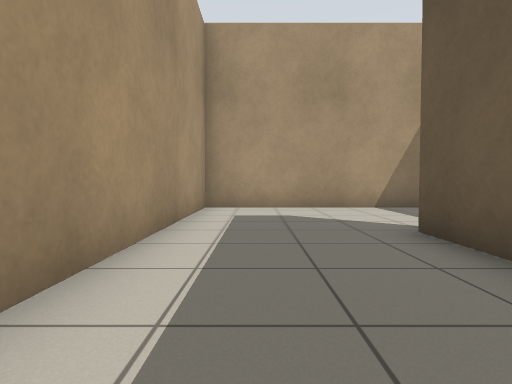
[1] (above)

24 first-person views from a walk through a world built for the Player/Stage simulator. The camera is 0.72 m above the floor, tilts 2° down and sees 80° across. Floor lines are 1 m apart. The floor is counted in squares, 1 m on a side. Each view is taken from the middle of a square. On the plan, view 1 faces up. The plan holds only what a view shows up to about 10 squares ahead; the rest is blank. The robots in the file are not drawn.

[2]
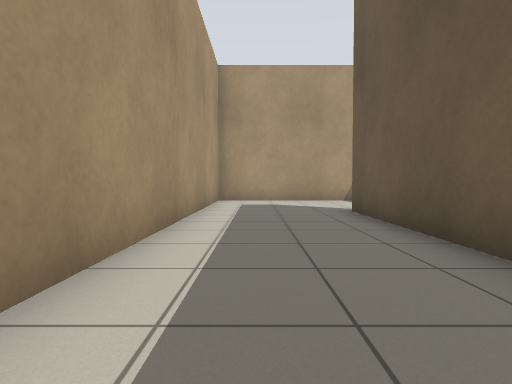

[3]
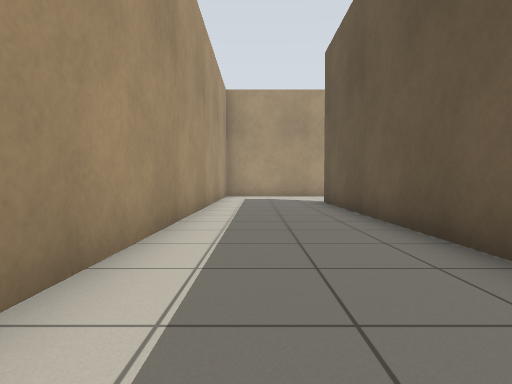

[4]
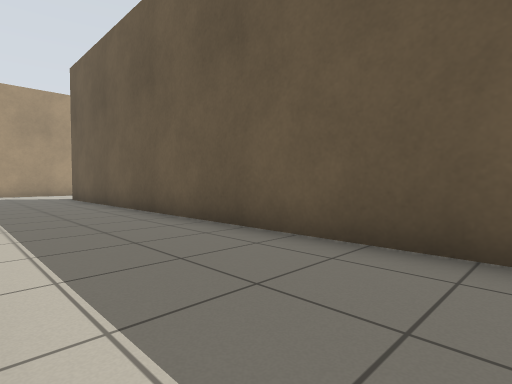

[5]
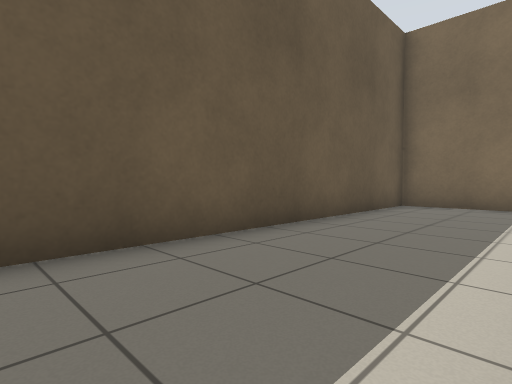

[6]
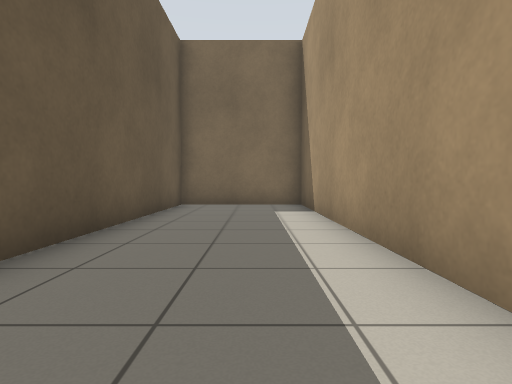

[7]
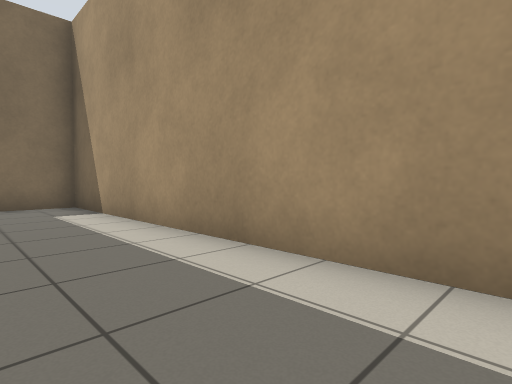

[8]
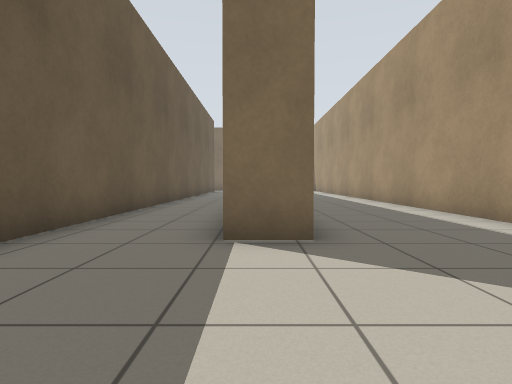

[9]
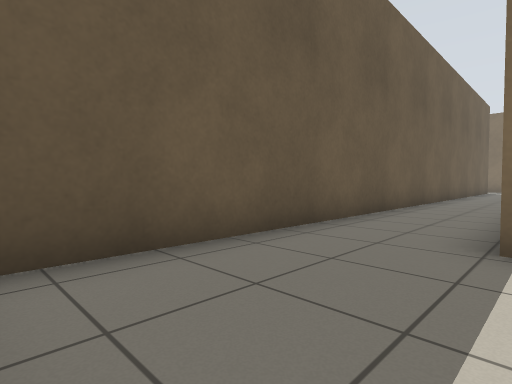

[10]
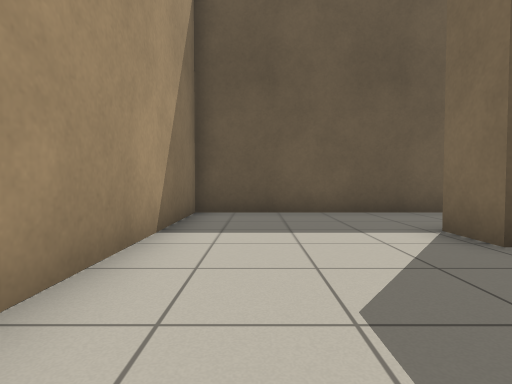

[11]
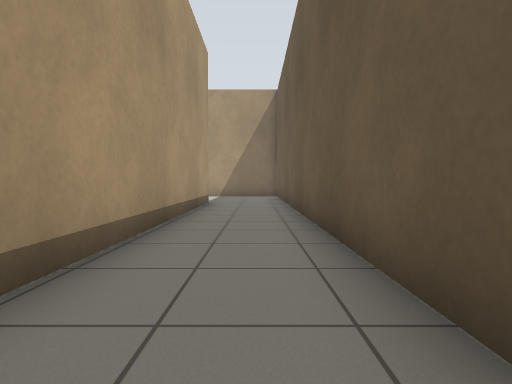

[12]
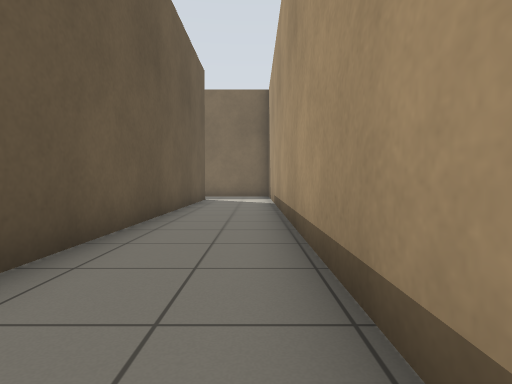

[13]
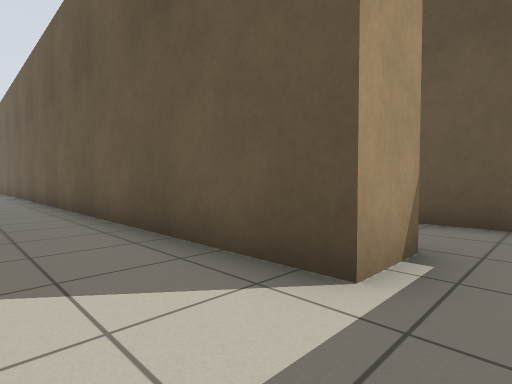

[14]
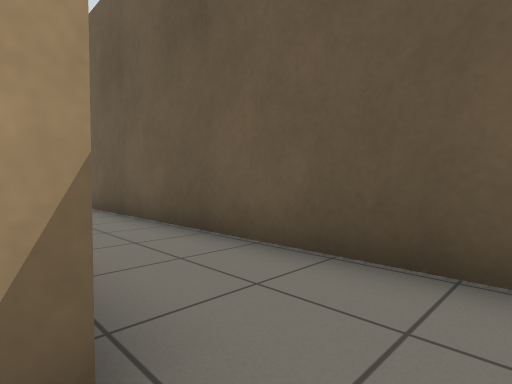

[15]
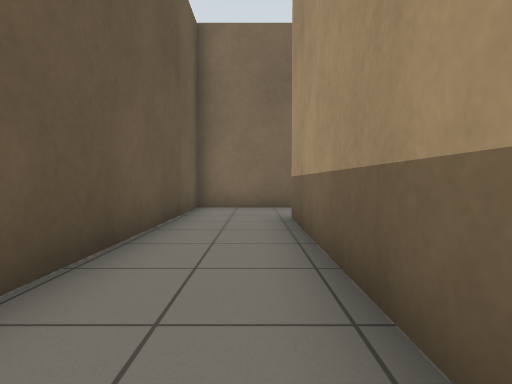

[16]
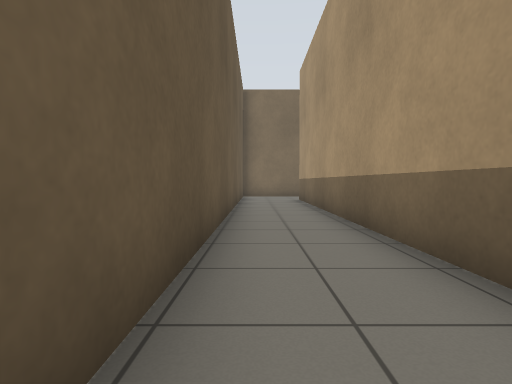

[17]
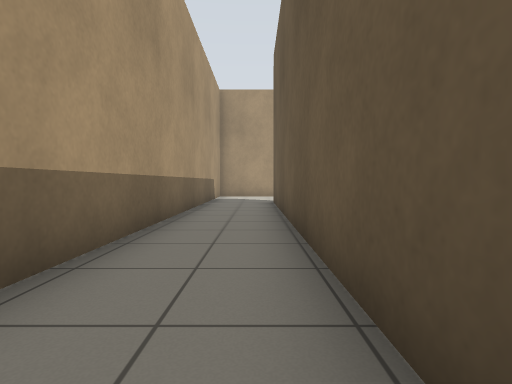

[18]
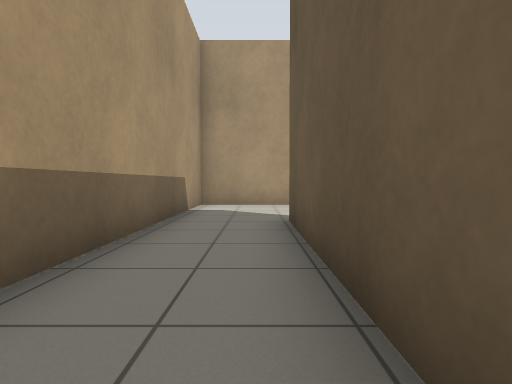

[19]
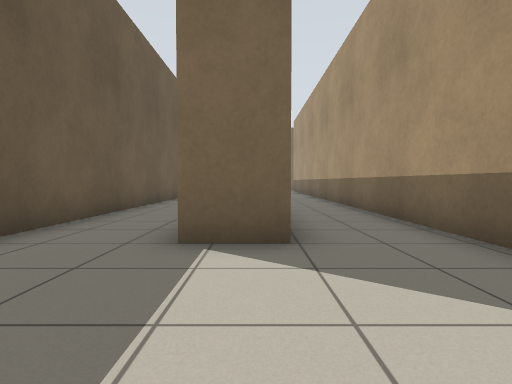

[20]
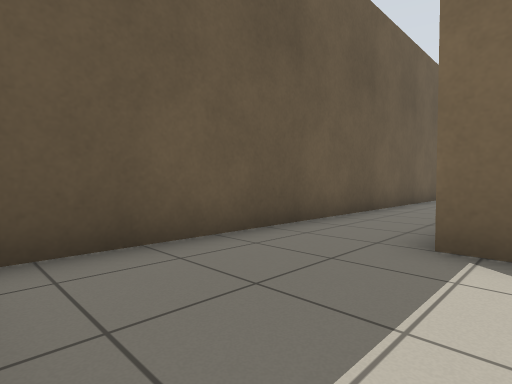

[21]
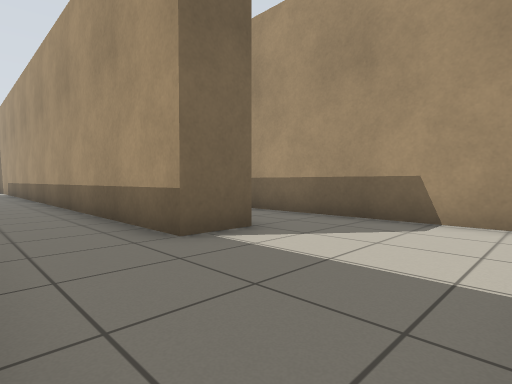

[22]
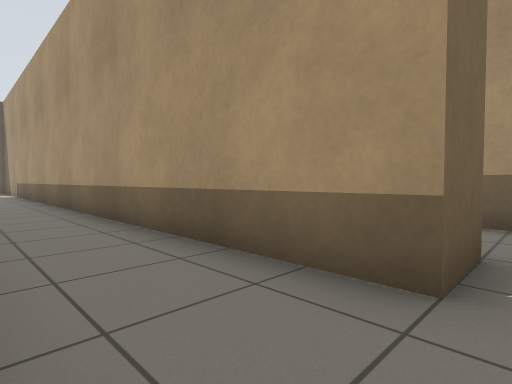

[23]
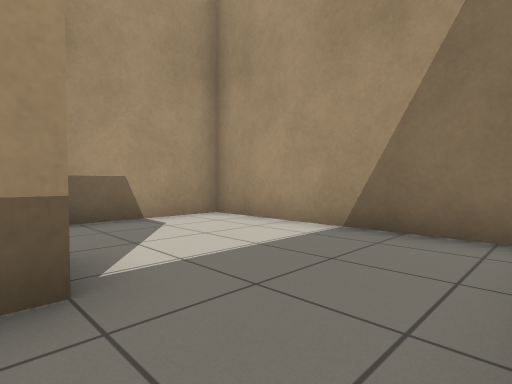

[24]
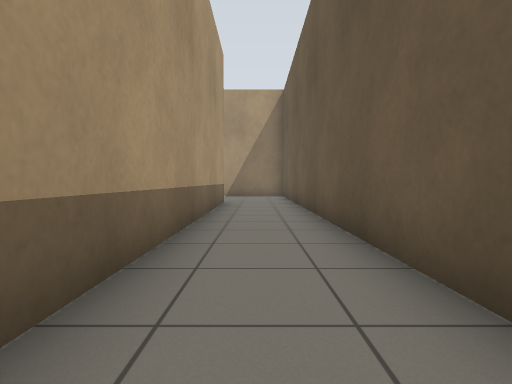

### Floor plan
Points are (right, up) in squares from view 1. A wall is a line through its corners. A room is listed if a view was taken in it or the views show most of it. See-through windows are left out.
Room 1 (views 1, 2, 3, 4, 5, 6, 7, 8, 9, 10, 11, 12, 13)
walls: (-1.4, -7.1) (-1.4, -16.4) (2.3, -16.4) (2.3, 4.3) (3.4, 4.3) (3.4, -11.6); (6, -14) (6, 8.4) (-1.4, 8.4) (-1.4, -4.4)
ways out: opening at (6.5, -15.5) to room 2
Room 2 (views 14, 15, 16, 17, 18, 19, 20, 21, 22, 23, 24)
walls: (13.3, -4.5) (13.3, 7.8); (7, -16.4) (9.6, -16.4) (9.6, 4.5) (10.9, 4.5) (10.9, -7.1); (12.6, 8.4) (7.3, 8.4) (7.3, -14) (6, -14)
ways out: opening at (6.5, -15.5) to room 1

Where each view was taken, in squares from view 1:
view 1: 0 up, 0 right, facing up
view 2: 3 down, 0 right, facing up
view 3: 6 down, 0 right, facing up
view 4: 9 down, 1 left, facing up-right
view 5: 7 down, 1 left, facing down-right
view 6: 7 down, 0 right, facing down
view 7: 7 down, 1 right, facing down-left
view 8: 8 up, 3 right, facing down
view 9: 8 up, 3 right, facing down-right
view 10: 7 up, 1 left, facing right
view 11: 6 down, 5 right, facing up
view 12: 2 down, 4 right, facing down
view 13: 15 down, 4 right, facing up-right
view 14: 15 down, 7 right, facing up-right
view 15: 8 down, 8 right, facing down
view 16: 2 down, 9 right, facing down
view 17: 6 down, 9 right, facing up
view 18: 1 down, 9 right, facing up
view 19: 8 up, 10 right, facing down
view 20: 8 up, 10 right, facing down-right
view 21: 8 up, 13 right, facing down-left
view 22: 5 up, 13 right, facing down-left
view 23: 4 up, 13 right, facing up-left
view 24: 6 down, 12 right, facing up
